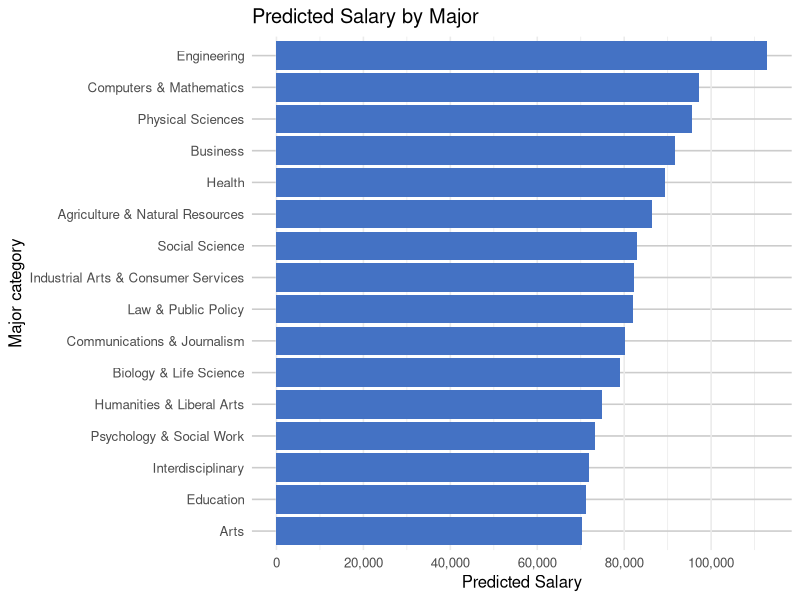
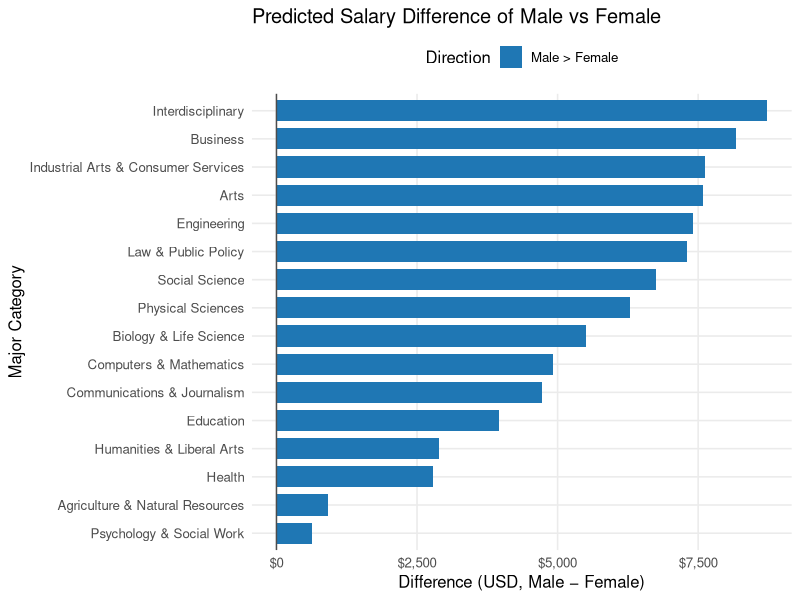

Source code (R) for these figures, in order:
## ---- chunk 1
#| echo: false
#| warning: false

library(tidyverse)

sal_df <- vroom::vroom("Salary.csv")

sal_df <- sal_df |>
  mutate(
    MajorCategory = factor(MajorCategory),
    Sex = factor(Sex)
  )

# creating a linear model. Salary predicted my Major, GPA and sex. No interaction
sal_lm<-lm(Salary~ .,sal_df)

# make df for diff majors holding constant of female w/ 3.5 GPA
maj_df <- expand.grid(Sex = "F", GPA = 3.5, MajorCategory = unique(sal_df$MajorCategory))



# Ensure you used the correct arg for base R lm
maj_preds <- predict(sal_lm, newdata = maj_df, se.fit = TRUE)

# Bind predictions back to maj_df
plot_df <- maj_df %>%
  mutate(
    .pred = maj_preds$fit,
  ) %>%
  # Order majors by predicted value for a nicer chart
  mutate(MajorCategory = reorder(MajorCategory, .pred))

library(scales)

ggplot(plot_df, aes(x = MajorCategory, y = .pred)) +
  geom_col(fill = "#4472C4") +
  coord_flip() +  # if you prefer horizontal bars (often easier to read)
  scale_y_continuous(
    breaks = scales::breaks_pretty(n = 5),      # more ticks
    minor_breaks = waiver(),                     # add minor gridlines
    labels = label_number(big.mark = ",")        # or label_dollar() if these are $ values
    # e.g., labels = label_dollar(accuracy = 1)
  ) +
  theme_minimal(base_size = 12) +
  theme(
    panel.grid.minor.y = element_line(color = "grey85"),  # emphasize minor gridlines
    panel.grid.major.y = element_line(color = "grey80")
  ) +
  labs(x = "Major category", y = "Predicted Salary", title = "Predicted Salary by Major")
    
## ---- chunk 2
#| echo: false
#| warning: false

sal_lm_sex_major <- lm(
  Salary ~ GPA + Sex * MajorCategory,
  data = sal_df
)

library(dplyr)
library(tidyr)

# Ensure factors in newdata match the model's training data
# If your model used Sex = c("Female","Male"), adjust the levels/labels accordingly.
maj_df <- expand.grid(
  MajorCategory = levels(sal_df$MajorCategory),
  Sex           = c("F", "M"),
  GPA           = 3.5,
  KEEP.OUT.ATTRS = FALSE,
  stringsAsFactors = FALSE
) %>%
  arrange(MajorCategory, Sex) %>%                 # ensure (Major, then F, then M)
  mutate(
    MajorCategory = factor(MajorCategory, levels = levels(sal_df$MajorCategory)),
    Sex = factor(Sex, levels = levels(sal_df$Sex)) # IMPORTANT: match model levels
  )

# Predict for each row
maj_df$pred <- predict(sal_lm_sex_major, newdata = maj_df)

# Pivot to get columns pred_F and pred_M, then compute Male - Female
major_diffs <- maj_df %>%
  select(MajorCategory, Sex, pred) %>%
  tidyr::pivot_wider(names_from = Sex, values_from = pred, names_prefix = "pred_") %>%
  mutate(diff_M_minus_F = pred_M - pred_F) %>%
  arrange(MajorCategory)

library(ggplot2)
library(dplyr)

# If you want to sort majors by the size of the difference:
major_diffs_plot <- major_diffs %>%
  mutate(
    # order by diff (largest positive at top after coord_flip)
    MajorCategory = reorder(MajorCategory, diff_M_minus_F),
    # color bars by direction of gap
    sign = ifelse(diff_M_minus_F >= 0, "Male > Female", "Female > Male")
  )

ggplot(major_diffs_plot, aes(x = MajorCategory, y = diff_M_minus_F, fill = sign)) +
  geom_col(width = 0.75) +
  geom_hline(yintercept = 0, color = "gray30") +
  coord_flip() +
  scale_fill_manual(values = c("Male > Female" = "#1f77b4", "Female > Male" = "#d62728")) +
  labs(
    title = "Predicted Salary Difference of Male vs Female",
    x = "Major Category",
    y = "Difference (USD, Male − Female)",
    fill = "Direction"
  ) +
  scale_y_continuous(labels = scales::label_dollar()) +
  theme_minimal(base_size = 12) +
  theme(
    panel.grid.minor = element_blank(),
    legend.position = "top"
  )
